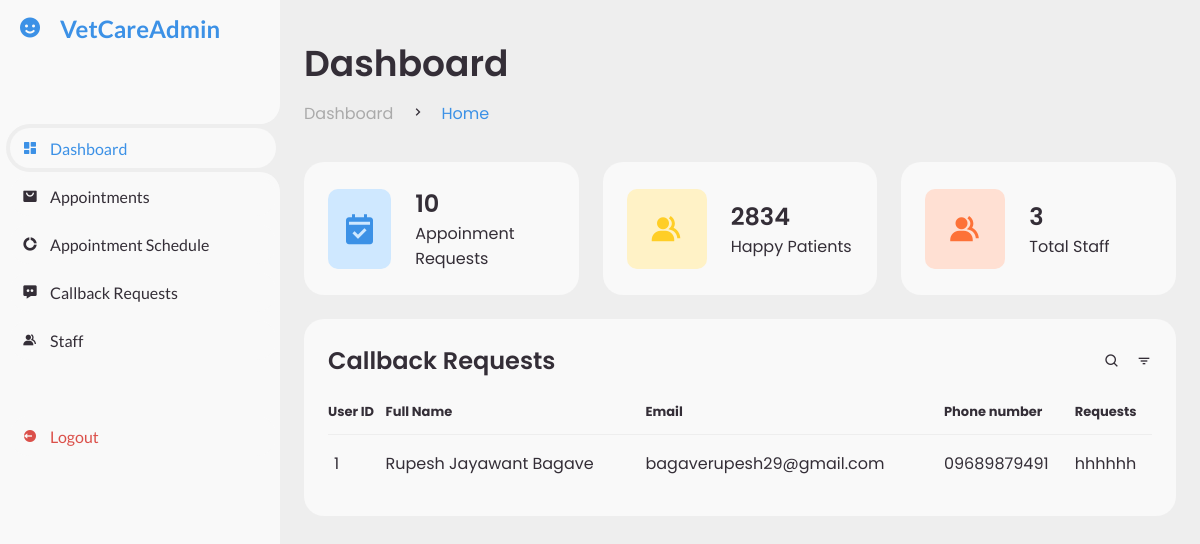
/admin/messege.php (signed in), run on the app's committed database.
### tables this page shows
CREATE TABLE `callbacks` (
  `id` int(11) NOT NULL,
  `full_name` varchar(255) NOT NULL,
  `email` varchar(255) NOT NULL,
  `phone_number` varchar(20) NOT NULL,
  `message` text DEFAULT NULL
);

### admin/messege.php (the view, shortened to what this page needs)
<?php
require('db.php');
$query = "SELECT COUNT(*) AS numUsers FROM users";
$result = mysqli_query($con, $query);
$row = mysqli_fetch_assoc($result);
$numUsers = $row['numUsers'];
$query = "SELECT COUNT(*) AS numDoctors FROM doctors";
$result = mysqli_query($con, $query);
$row = mysqli_fetch_assoc($result);
$numDoctors = $row['numDoctors'];
$query = "SELECT * FROM callbacks";
$result = $con->query($query);
?>
<!DOCTYPE html>
<html lang="en">
<head>
	<link href='https://unpkg.com/boxicons@2.0.9/css/boxicons.min.css' rel='stylesheet'>
	<link rel="stylesheet" href="style.css">
</head>
<body>
	<section id="sidebar">
		<a href="" class="brand">
			<i class='bx bxs-smile'></i>
			<span class="text">VetCareAdmin</span>
		</a>
		<ul class="side-menu top">
			<li class="active">
				<a href="admindash.php">
					<i class='bx bxs-dashboard' ></i>
					<span class="text">Dashboard</span>
				</a>
			</li>
			<li>
				<a href="appointments.php">
					<i class='bx bxs-shopping-bag-alt' ></i>
					<span class="text">Appointments</span>
				</a>
			</li>
			<li>
				<a href="app_sch.php">
					<i class='bx bxs-doughnut-chart' ></i>
					<span class="text">Appointment Schedule</span>
				</a>
			</li>
			<li>
				<a href="messege.php">
					<i class='bx bxs-message-dots' ></i>
					<span class="text">Callback Requests</span>
				</a>
			</li>
			<li>
				<a href="staff.php">
					<i class='bx bxs-group' ></i>
					<span class="text">Staff</span>
				</a>
			</li>
		</ul>
		<ul class="side-menu">
            <li>
                <a href="?logout=1" class="logout">
                    <i class='bx bxs-log-out-circle' ></i>
                    <span class="text">Logout</span>
                </a>
            </li>
        </ul>
	</section>
	<section id="content">
		<main>
			<div class="head-title">
				<div class="left">
					<h1>Dashboard</h1>
					<ul class="breadcrumb">
						<li>
							<a href="#">Dashboard</a>
						</li>
						<li><i class='bx bx-chevron-right' ></i></li>
						<li>
							<a class="active" href="#">Home</a>
						</li>
					</ul>
				</div>
			</div>
			<ul class="box-info">
				<li>
					<i class='bx bxs-calendar-check' ></i>
					<span class="text">
					<h3><?php echo $numUsers; ?></h3>
						<p>Appoinment Requests</p>
					</span>
				</li>
				<li>
					<i class='bx bxs-group' ></i>
					<span class="text">
						<h3>2834</h3>
						<p>Happy Patients</p>
					</span>
				</li>
				<li>
					<i class='bx bxs-group' ></i>
					<span class="text">
						<h3><?php echo $numDoctors;?></h3>
						<p>Total Staff</p>
					</span>
				</li>
			</ul>
			<div class="table-data">
				<div class="order">
					<div class="head">
						<h3>Callback Requests</h3>
						<i class='bx bx-search' ></i>
						<i class='bx bx-filter' ></i>
					</div>
                    <table>
        <tr>
            <th>User ID</th>
            <th>Full Name</th>
            <th>Email</th>
            <th>Phone number</th>
            <th>Requests</th>
        </tr>
        <?php while ($row = $result->fetch_assoc()): ?>
            <tr>
                <td><?php echo $row['id']; ?></td>
                <td><?php echo $row['full_name']; ?></td>
                <td><?php echo $row['email']; ?></td>
                <td><?php echo $row['phone_number']; ?></td>
                <td><?php echo $row['message']; ?></td>
            </tr>
        <?php endwhile; ?>
    </table>
				</div>
			</div>
		</main>
	</section>
</body>
</html>

### data on the page
callbacks: id "1", full_name "Rupesh Jayawant Bagave", email "bagaverupesh29@gmail.com", phone_number "09689879491", message "hhhhhh"

### other printed values
$numUsers "10"
$numDoctors "3"
